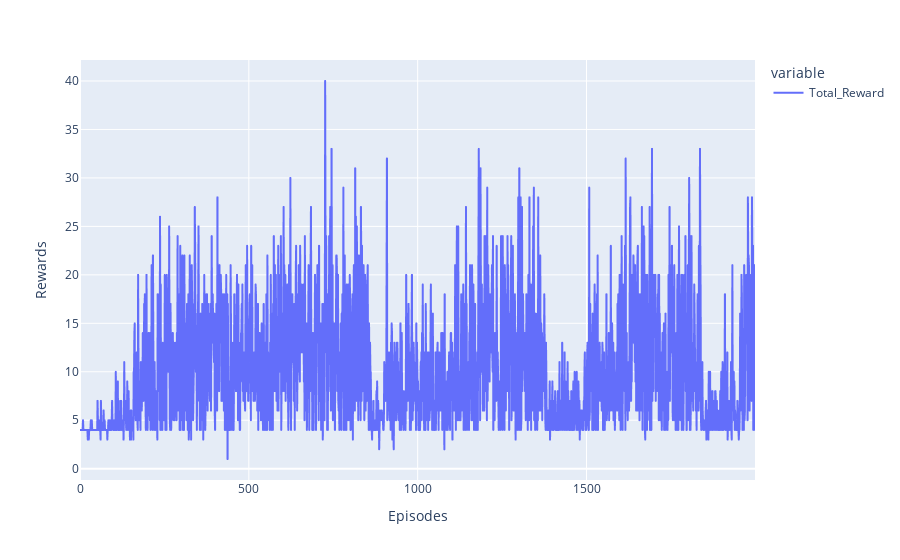

Notebook cell for this chart:
### Code cell
vizualition.rewards_by_episode()

### Figure 1 — Plotly figure (JSON) as saved in the notebook; plotly's stock layout.template omitted (floating-point values rounded to 4 significant figures; data arrays with more than 128 entries replaced by an {"elided": "..."} marker saying what was removed)
{"data": [{"hovertemplate": "variable=Total_Reward<br>index=%{x}<br>value=%{y}<extra></extra>", "legendgroup": "Total_Reward", "line": {"color": "#636efa", "dash": "solid"}, "marker": {"symbol": "circle"}, "mode": "lines", "name": "Total_Reward", "showlegend": true, "type": "scattergl", "x": {"elided": "2000 int values"}, "xaxis": "x", "y": {"elided": "2000 int values"}, "yaxis": "y"}], "layout": {"legend": {"title": {"text": "variable"}, "tracegroupgap": 0}, "margin": {"t": 60}, "xaxis": {"anchor": "y", "domain": [0, 1], "title": {"text": "Episodes"}}, "yaxis": {"anchor": "x", "domain": [0, 1], "title": {"text": "Rewards"}}}}
